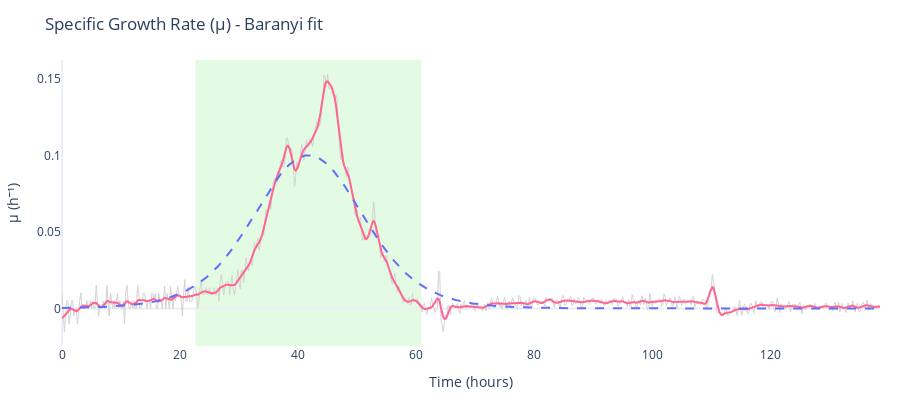
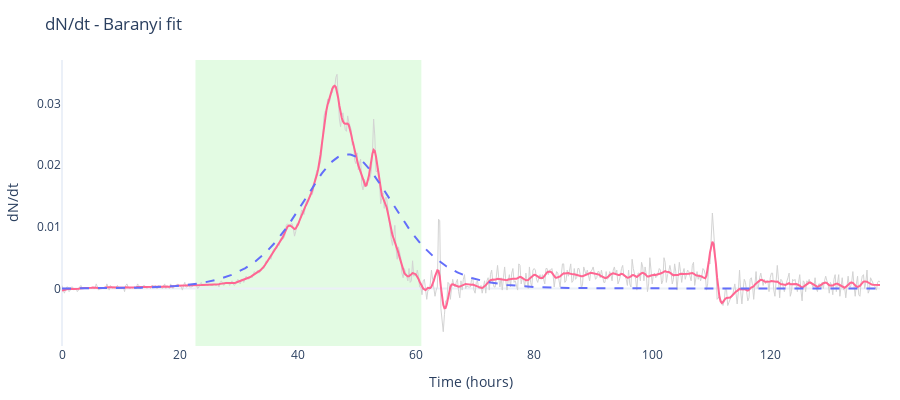

Here is the notebook cell these charts were saved with, in order:
### Markdown cell above
## Instantaneous growth rate plots

You can visualize the instantaneous specific growth rate (μ) and first derivative (dN/dt) 
using the `plot_derivative_metric` function. This function shows three traces:
1. Raw metric calculated from unsmoothed data (light grey)
2. Smoothed metric using Savitzky-Golay filtering (pink/red)
3. Model fit metric if a fit result is provided (dashed blue line)

The specific growth rate μ = (1/N) × dN/dt represents the rate of population growth 
per unit of population, while dN/dt is the absolute rate of change.

**Important:** Exponential phase boundaries are calculated based on the specific growth rate (μ), 
not dN/dt. The phase starts when μ reaches a threshold fraction of μ_max (default 15%) and 
ends when μ drops below this threshold after the peak. This method is more biologically relevant 
as it normalizes growth rate by population size.

### Code cell
# Plot specific growth rate (μ) with sliding window fit
# Reuse the window_fit from earlier in the tutorial
baranyi_fit = gc.parametric.fit_parametric(
    time, data, model="baranyi",
)
baranyi_stats = gc.utils.extract_stats_from_fit(baranyi_fit, time, data)

fig_mu = gc.plot.plot_derivative_metric(
    time,
    data,
    metric="mu",
    fit_result=baranyi_fit,
    phase_boundaries=(
        baranyi_stats["exp_phase_start"],
        baranyi_stats["exp_phase_end"],
    ),
    title="Specific Growth Rate (μ) - Baranyi fit",
)

fig_mu.show()

fig_dndt = gc.plot.plot_derivative_metric(
    time,
    data,
    metric="dndt",
    fit_result=baranyi_fit,
    phase_boundaries=(
        baranyi_stats["exp_phase_start"],
        baranyi_stats["exp_phase_end"],
    ),
    title="dN/dt - Baranyi fit",
)

fig_dndt.show()

### Figure 1 — Plotly figure (JSON) as saved in the notebook; plotly's stock layout.template omitted (floating-point values rounded to 4 significant figures; data arrays with more than 128 entries replaced by an {"elided": "..."} marker saying what was removed)
{"data": [{"hovertemplate": "Time=%{x:.2f}<br>μ (raw)=%{y:.4f}<extra></extra>", "line": {"color": "lightgrey", "width": 1}, "mode": "lines", "name": "Raw", "showlegend": false, "type": "scatter", "x": {"elided": "694 float values"}, "y": {"elided": "694 float values"}}, {"hovertemplate": "Time=%{x:.2f}<br>μ (smoothed)=%{y:.4f}<extra></extra>", "line": {"color": "#FF6692", "width": 2}, "mode": "lines", "name": "Smoothed", "showlegend": false, "type": "scatter", "x": {"elided": "694 float values"}, "y": {"elided": "694 float values"}}, {"hovertemplate": "Time=%{x:.2f}<br>μ (fitted)=%{y:.4f}<extra></extra>", "line": {"color": "#636EFA", "dash": "dash", "width": 2}, "mode": "lines", "name": "Fitted", "showlegend": false, "type": "scatter", "x": {"elided": "694 float values"}, "y": {"elided": "694 float values"}}], "layout": {"height": 400, "margin": {"b": 40, "l": 40, "r": 20, "t": 60}, "paper_bgcolor": "white", "plot_bgcolor": "white", "shapes": [{"fillcolor": "lightgreen", "layer": "below", "line": {"width": 0}, "opacity": 0.25, "type": "rect", "x0": 22.61, "x1": 60.89, "xref": "x", "y0": 0, "y1": 1, "yref": "y domain"}], "showlegend": false, "title": {"text": "Specific Growth Rate (μ) - Baranyi fit"}, "xaxis": {"range": [0, 138.6], "showgrid": false, "title": {"text": "Time (hours)"}}, "yaxis": {"showgrid": false, "title": {"text": "μ (h⁻¹)"}}}}

### Figure 2 — Plotly figure (JSON) as saved in the notebook; plotly's stock layout.template omitted (floating-point values rounded to 4 significant figures; data arrays with more than 128 entries replaced by an {"elided": "..."} marker saying what was removed)
{"data": [{"hovertemplate": "Time=%{x:.2f}<br>dN/dt (raw)=%{y:.4f}<extra></extra>", "line": {"color": "lightgrey", "width": 1}, "mode": "lines", "name": "Raw", "showlegend": false, "type": "scatter", "x": {"elided": "694 float values"}, "y": {"elided": "694 float values"}}, {"hovertemplate": "Time=%{x:.2f}<br>dN/dt (smoothed)=%{y:.4f}<extra></extra>", "line": {"color": "#FF6692", "width": 2}, "mode": "lines", "name": "Smoothed", "showlegend": false, "type": "scatter", "x": {"elided": "694 float values"}, "y": {"elided": "694 float values"}}, {"hovertemplate": "Time=%{x:.2f}<br>dN/dt (fitted)=%{y:.4f}<extra></extra>", "line": {"color": "#636EFA", "dash": "dash", "width": 2}, "mode": "lines", "name": "Fitted", "showlegend": false, "type": "scatter", "x": {"elided": "694 float values"}, "y": {"elided": "694 float values"}}], "layout": {"height": 400, "margin": {"b": 40, "l": 40, "r": 20, "t": 60}, "paper_bgcolor": "white", "plot_bgcolor": "white", "shapes": [{"fillcolor": "lightgreen", "layer": "below", "line": {"width": 0}, "opacity": 0.25, "type": "rect", "x0": 22.61, "x1": 60.89, "xref": "x", "y0": 0, "y1": 1, "yref": "y domain"}], "showlegend": false, "title": {"text": "dN/dt - Baranyi fit"}, "xaxis": {"range": [0, 138.6], "showgrid": false, "title": {"text": "Time (hours)"}}, "yaxis": {"showgrid": false, "title": {"text": "dN/dt"}}}}
